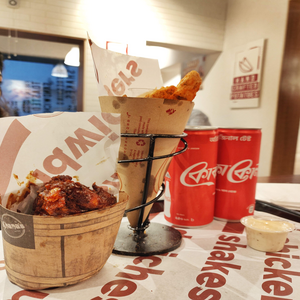
%> input picture Assignment 2/img1.png, 300 x 300 px
$ octave asm3.m   (GNU Octave 9; MATLAB toolbox functions it lacks are replaced by stand-ins)
%> lines starting %> are read from the running program, lines starting %| are printed output that depends on the picture
% ques 1
I = imread('img1.png');
%> I is the input picture: size 300x300x3 uint8; mean R, G, B 182.7, 143.6, 119.7
% ques 2
I=rgb2gray(I);
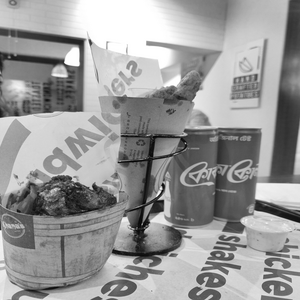
%> I: size 300x300 uint8; min 2, max 255, mean 152.6
figure;
imshow(I);
[row,col]=size(I);
%> row = 300; col = 300

% %ques 3
hist1= zeros(1, 256);
for i=1:row
    for j=1:col
        temp=I(i,j)+1;
        hist1(temp)=hist1(temp)+1;
    end
end
%> after the loop, hist1 = 256 values, max 3831 at index 255, min 0 at index 1, mean 351.6
figure;
bar(hist1);
%> figure, not shown here; tallest bar 3831 high, from x = 254.6 to 255.4
%
% %ques4

gamma = 2;
c=1;

gamma_img=c*(I.^gamma);
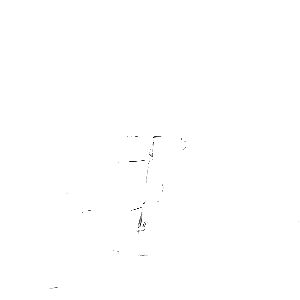
%> gamma_img: size 300x300 uint8; min 4, max 255, mean 254.8
gamma_img=uint8(gamma_img);
figure;
imshow(gamma_img);

% [19 lines of commented-out code are left out]
A=200;
Mod_I=zeros(row,col);
Img=im2double(I);
for i=1:row
    for j=1:col
        if(I(i,j)<A)
            Mod_I(i,j)=Img(i,j)*.5+ Img(i,j);
        else
            Mod_I(i,j)=Img(i,j)- Img(i,j)*.25;
        end
    end
end
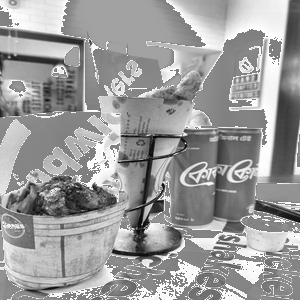
%> Mod_I: size 300x300 double; min 0.0118, max 1.17, mean 0.721; drawn with min black and max white

figure;
imshow(Mod_I);
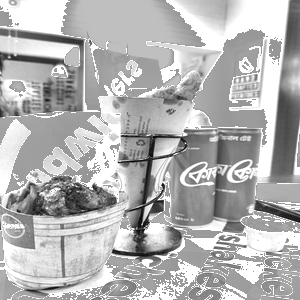
%> displayed picture: size 300x300, on the screen's scale of 0 to 255; min 3, max 255, mean 179.5
% [15 lines of commented-out code are left out]
c=1.9;
Log_I=zeros(row,col);
for i=1:row
    for j=1:col
        Log_I(i,j)=c*log(Img(i,j)+1);
    end
end

figure;
imshow(Log_I);
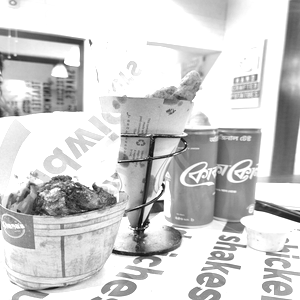
%> displayed picture: size 300x300, on the screen's scale of 0 to 255; min 4, max 255, mean 207.4
% [16 lines of commented-out code are left out]

negativeImage = 255 - I;
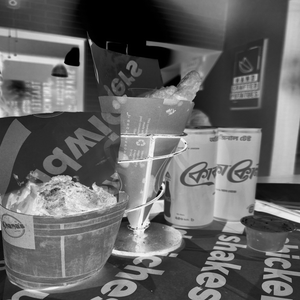
%> negativeImage: size 300x300 uint8; min 0, max 253, mean 102.4
figure;
imshow(negativeImage);


%ques12
hist5= zeros(1, 256);
for i=1:row
    for j=1:col
        temp=negativeImage(i,j)+1;
        hist5(temp)=hist5(temp)+1;
    end
end
%> after the loop, hist5 = 256 values, max 3255 at index 1, min 0 at index 255, mean 351.6
figure;
bar(hist5);
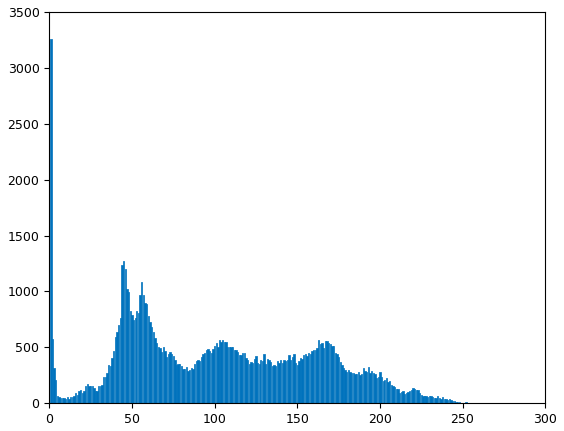
%> figure redrawn from the program's plot data; tallest bar 3255 high, from x = 0.6 to 1.4
